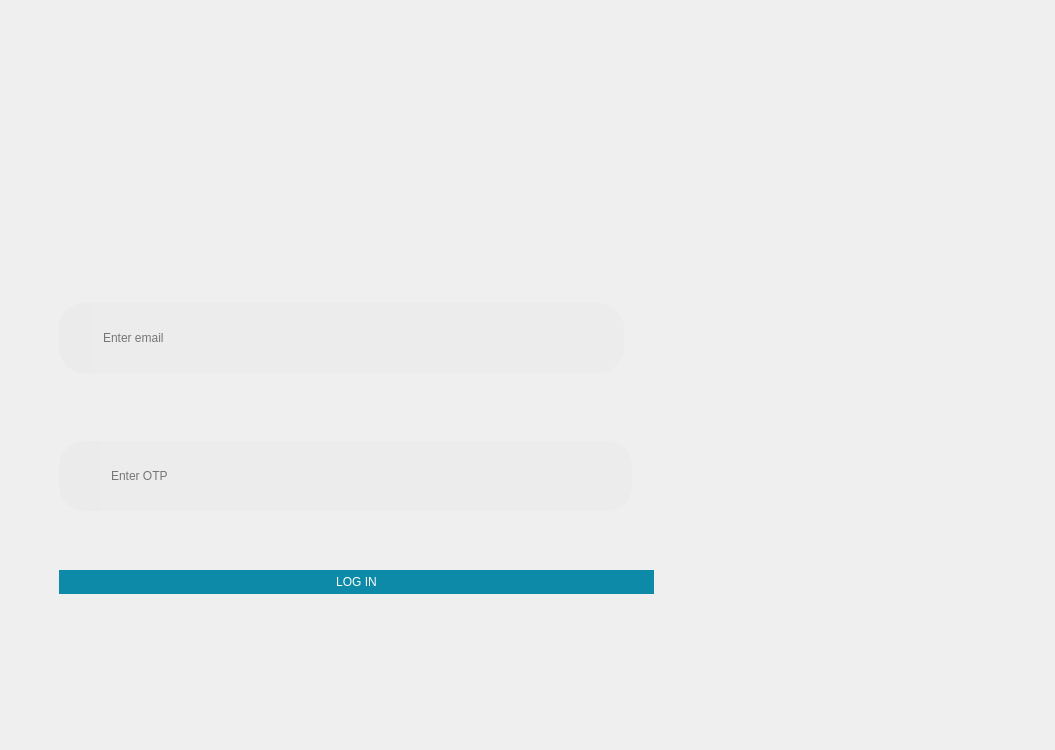
<?xml version="1.0" encoding="UTF-8"?>
<ui version="4.0">
 <class>Form</class>
 <widget class="QWidget" name="Form">
  <property name="geometry">
   <rect>
    <x>0</x>
    <y>0</y>
    <width>1055</width>
    <height>750</height>
   </rect>
  </property>
  <property name="minimumSize">
   <size>
    <width>1055</width>
    <height>750</height>
   </size>
  </property>
  <property name="maximumSize">
   <size>
    <width>1055</width>
    <height>750</height>
   </size>
  </property>
  <property name="windowIcon">
   <iconset resource="../resource.qrc">
    <normaloff>:/images/image/desktopIcon.png</normaloff>:/images/image/desktopIcon.png</iconset>
  </property>
  <property name="styleSheet">
   <string notr="true">QFrame{
	background:transparent;
	border:none;
}</string>
  </property>
  <layout class="QVBoxLayout" name="verticalLayout">
   <property name="spacing">
    <number>0</number>
   </property>
   <property name="leftMargin">
    <number>0</number>
   </property>
   <property name="topMargin">
    <number>0</number>
   </property>
   <property name="rightMargin">
    <number>0</number>
   </property>
   <property name="bottomMargin">
    <number>0</number>
   </property>
   <item>
    <widget class="QFrame" name="loginFrame">
     <property name="styleSheet">
      <string notr="true">#loginFrame{

	
	background-image: url(:/images/image/loginBG.png);

}</string>
     </property>
     <property name="frameShape">
      <enum>QFrame::StyledPanel</enum>
     </property>
     <property name="frameShadow">
      <enum>QFrame::Raised</enum>
     </property>
     <layout class="QVBoxLayout" name="verticalLayout_2">
      <item alignment="Qt::AlignRight|Qt::AlignTop">
       <widget class="QFrame" name="frame">
        <property name="frameShape">
         <enum>QFrame::StyledPanel</enum>
        </property>
        <property name="frameShadow">
         <enum>QFrame::Raised</enum>
        </property>
        <layout class="QHBoxLayout" name="horizontalLayout">
         <property name="spacing">
          <number>0</number>
         </property>
         <property name="leftMargin">
          <number>0</number>
         </property>
         <property name="topMargin">
          <number>0</number>
         </property>
         <property name="rightMargin">
          <number>0</number>
         </property>
         <property name="bottomMargin">
          <number>0</number>
         </property>
         <item>
          <widget class="QPushButton" name="backToLogin">
           <property name="styleSheet">
            <string notr="true">#backToLogin{
	background:transparent;
	border:none;
}</string>
           </property>
           <property name="text">
            <string/>
           </property>
           <property name="icon">
            <iconset resource="../resource.qrc">
             <normaloff>:/Icons/Icons/Profileback.png</normaloff>:/Icons/Icons/Profileback.png</iconset>
           </property>
           <property name="iconSize">
            <size>
             <width>40</width>
             <height>40</height>
            </size>
           </property>
          </widget>
         </item>
        </layout>
       </widget>
      </item>
      <item>
       <widget class="QFrame" name="frame_2">
        <property name="minimumSize">
         <size>
          <width>0</width>
          <height>500</height>
         </size>
        </property>
        <property name="styleSheet">
         <string notr="true">QLineEdit{
	border-top-right-radius:25px;
	border-bottom-right-radius:25px;
	background-color:#ECECEC;
	font: 63 15pt &quot;Montserrat SemiBold&quot;;
	padding-left:10px;
}</string>
        </property>
        <property name="frameShape">
         <enum>QFrame::StyledPanel</enum>
        </property>
        <property name="frameShadow">
         <enum>QFrame::Raised</enum>
        </property>
        <layout class="QVBoxLayout" name="verticalLayout_3">
         <property name="leftMargin">
          <number>50</number>
         </property>
         <property name="bottomMargin">
          <number>100</number>
         </property>
         <item alignment="Qt::AlignLeft">
          <widget class="QFrame" name="frame_3">
           <property name="sizePolicy">
            <sizepolicy hsizetype="Preferred" vsizetype="Fixed">
             <horstretch>0</horstretch>
             <verstretch>0</verstretch>
            </sizepolicy>
           </property>
           <property name="frameShape">
            <enum>QFrame::StyledPanel</enum>
           </property>
           <property name="frameShadow">
            <enum>QFrame::Raised</enum>
           </property>
           <layout class="QHBoxLayout" name="horizontalLayout_3">
            <property name="spacing">
             <number>0</number>
            </property>
            <property name="leftMargin">
             <number>0</number>
            </property>
            <property name="rightMargin">
             <number>0</number>
            </property>
            <item>
             <widget class="QFrame" name="userIcon">
              <property name="sizePolicy">
               <sizepolicy hsizetype="Fixed" vsizetype="Fixed">
                <horstretch>0</horstretch>
                <verstretch>0</verstretch>
               </sizepolicy>
              </property>
              <property name="maximumSize">
               <size>
                <width>60</width>
                <height>70</height>
               </size>
              </property>
              <property name="styleSheet">
               <string notr="true">background-color: rgb(235, 235, 235);
border-top-left-radius:25px;
border-bottom-left-radius:25px;</string>
              </property>
              <property name="frameShape">
               <enum>QFrame::StyledPanel</enum>
              </property>
              <property name="frameShadow">
               <enum>QFrame::Raised</enum>
              </property>
              <layout class="QHBoxLayout" name="horizontalLayout_4">
               <property name="leftMargin">
                <number>25</number>
               </property>
               <property name="topMargin">
                <number>20</number>
               </property>
               <property name="rightMargin">
                <number>0</number>
               </property>
               <property name="bottomMargin">
                <number>20</number>
               </property>
               <item>
                <widget class="QLabel" name="label">
                 <property name="text">
                  <string/>
                 </property>
                 <property name="pixmap">
                  <pixmap resource="../resource.qrc">:/Icons/Icons/emailIcon.png</pixmap>
                 </property>
                 <property name="scaledContents">
                  <bool>true</bool>
                 </property>
                </widget>
               </item>
              </layout>
             </widget>
            </item>
            <item>
             <widget class="QLineEdit" name="loginUserName">
              <property name="sizePolicy">
               <sizepolicy hsizetype="Fixed" vsizetype="Fixed">
                <horstretch>0</horstretch>
                <verstretch>0</verstretch>
               </sizepolicy>
              </property>
              <property name="minimumSize">
               <size>
                <width>533</width>
                <height>70</height>
               </size>
              </property>
              <property name="styleSheet">
               <string notr="true"/>
              </property>
              <property name="placeholderText">
               <string>Enter email</string>
              </property>
             </widget>
            </item>
           </layout>
          </widget>
         </item>
         <item alignment="Qt::AlignLeft">
          <widget class="QFrame" name="frame_4">
           <property name="sizePolicy">
            <sizepolicy hsizetype="Preferred" vsizetype="Fixed">
             <horstretch>0</horstretch>
             <verstretch>0</verstretch>
            </sizepolicy>
           </property>
           <property name="frameShape">
            <enum>QFrame::StyledPanel</enum>
           </property>
           <property name="frameShadow">
            <enum>QFrame::Raised</enum>
           </property>
           <layout class="QHBoxLayout" name="horizontalLayout_2">
            <property name="spacing">
             <number>0</number>
            </property>
            <property name="leftMargin">
             <number>0</number>
            </property>
            <property name="rightMargin">
             <number>0</number>
            </property>
            <item>
             <widget class="QFrame" name="passwordIcon">
              <property name="sizePolicy">
               <sizepolicy hsizetype="Fixed" vsizetype="Fixed">
                <horstretch>0</horstretch>
                <verstretch>0</verstretch>
               </sizepolicy>
              </property>
              <property name="minimumSize">
               <size>
                <width>40</width>
                <height>70</height>
               </size>
              </property>
              <property name="maximumSize">
               <size>
                <width>60</width>
                <height>70</height>
               </size>
              </property>
              <property name="styleSheet">
               <string notr="true">background-color: rgb(235, 235, 235);
border-top-left-radius:25px;
border-bottom-left-radius:25px;</string>
              </property>
              <property name="frameShape">
               <enum>QFrame::StyledPanel</enum>
              </property>
              <property name="frameShadow">
               <enum>QFrame::Raised</enum>
              </property>
              <layout class="QHBoxLayout" name="horizontalLayout_5">
               <property name="leftMargin">
                <number>20</number>
               </property>
               <property name="topMargin">
                <number>15</number>
               </property>
               <property name="rightMargin">
                <number>5</number>
               </property>
               <property name="bottomMargin">
                <number>15</number>
               </property>
               <item>
                <widget class="QLabel" name="label_2">
                 <property name="text">
                  <string/>
                 </property>
                 <property name="pixmap">
                  <pixmap resource="../resource.qrc">:/Icons/Icons/OTP.png</pixmap>
                 </property>
                 <property name="scaledContents">
                  <bool>true</bool>
                 </property>
                </widget>
               </item>
              </layout>
             </widget>
            </item>
            <item>
             <widget class="QLineEdit" name="loginPassword">
              <property name="sizePolicy">
               <sizepolicy hsizetype="Fixed" vsizetype="Fixed">
                <horstretch>0</horstretch>
                <verstretch>0</verstretch>
               </sizepolicy>
              </property>
              <property name="minimumSize">
               <size>
                <width>533</width>
                <height>70</height>
               </size>
              </property>
              <property name="dragEnabled">
               <bool>false</bool>
              </property>
              <property name="placeholderText">
               <string>Enter OTP</string>
              </property>
             </widget>
            </item>
           </layout>
          </widget>
         </item>
         <item>
          <widget class="QPushButton" name="loginBtn">
           <property name="sizePolicy">
            <sizepolicy hsizetype="Fixed" vsizetype="Fixed">
             <horstretch>0</horstretch>
             <verstretch>0</verstretch>
            </sizepolicy>
           </property>
           <property name="minimumSize">
            <size>
             <width>595</width>
             <height>0</height>
            </size>
           </property>
           <property name="styleSheet">
            <string notr="true">QPushButton{
	padding:5px;
	background-color:#0C8AA7;
	border:none;
	border-radius:20px;
	font: 87 20pt &quot;Montserrat Black&quot;;
	color:rgb(255, 255, 255);
}</string>
           </property>
           <property name="text">
            <string>LOG IN</string>
           </property>
          </widget>
         </item>
        </layout>
       </widget>
      </item>
     </layout>
    </widget>
   </item>
  </layout>
 </widget>
 <resources>
  <include location="../resource.qrc"/>
 </resources>
 <connections/>
</ui>
